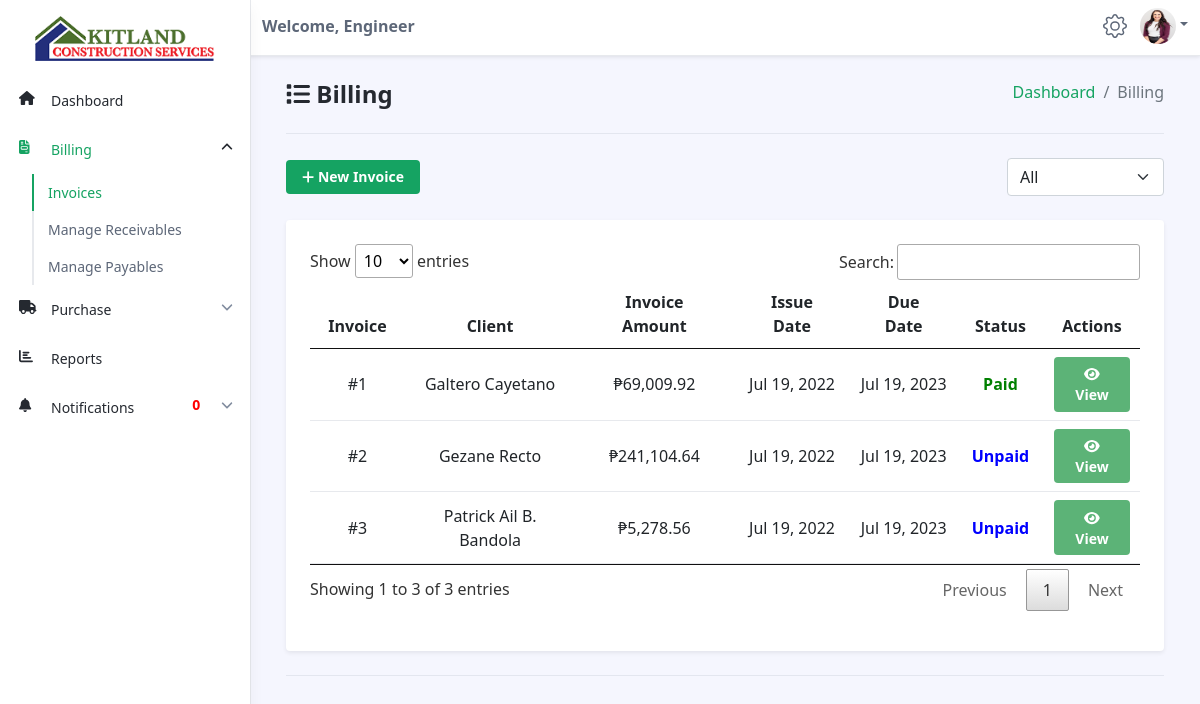
The page /accountant/invoice.php (signed in) on the database its author committed.
### tables this page shows
CREATE TABLE `staffs` (
  `id` int(11) NOT NULL,
  `staff_id` varchar(255) NOT NULL,
  `full_name` varchar(255) NOT NULL,
  `birthday` date NOT NULL,
  `age` varchar(255) NOT NULL,
  `gender` varchar(255) NOT NULL,
  `address` varchar(255) NOT NULL,
  `contact` varchar(255) NOT NULL,
  `civil_status` varchar(255) NOT NULL,
  `profile` varchar(255) NOT NULL,
  `status` varchar(255) NOT NULL,
  `email` varchar(255) NOT NULL,
  `username` varchar(255) NOT NULL,
  `password` varchar(255) NOT NULL,
  `access` varchar(255) NOT NULL,
  `otp` varchar(255) NOT NULL,
  `date_added` date NOT NULL,
  `last_login` datetime NOT NULL,
  `last_activity` datetime NOT NULL,
  `last_logout` datetime NOT NULL
);

CREATE TABLE `invoices` (
  `invoice_id` int(11) NOT NULL,
  `project_id` varchar(255) NOT NULL,
  `client` varchar(255) NOT NULL,
  `transportation` decimal(13,2) NOT NULL,
  `consultation_fee` decimal(13,2) NOT NULL,
  `total_miscellaneous` decimal(13,2) NOT NULL,
  `total_materials` decimal(13,2) NOT NULL,
  `total_labor` decimal(13,2) NOT NULL,
  `subtotal` decimal(13,2) NOT NULL,
  `total_tax` decimal(13,2) NOT NULL,
  `total_invoice` decimal(13,2) NOT NULL,
  `status` varchar(255) NOT NULL,
  `date_created` date NOT NULL,
  `due_date` date NOT NULL,
  `date_added` datetime NOT NULL
);

CREATE TABLE `projects` (
  `id` int(11) NOT NULL,
  `type` varchar(50) NOT NULL,
  `name` varchar(255) NOT NULL,
  `project_description` varchar(255) NOT NULL,
  `engineer_id` varchar(255) NOT NULL,
  `location` varchar(255) NOT NULL,
  `client_name` varchar(50) NOT NULL,
  `start_date` date NOT NULL,
  `end_date` date NOT NULL,
  `status` varchar(50) NOT NULL,
  `receivable_status` varchar(50) NOT NULL,
  `date_received` datetime NOT NULL DEFAULT current_timestamp(),
  `date_added` date NOT NULL DEFAULT current_timestamp()
);

### accountant/invoice.php (the view, shortened to what this page needs)
<?php
include('../connections/config.php');
?>
<!DOCTYPE html>
<!DOCTYPE html>
<html lang="en">
<head>
    <link id="theme-style" rel="stylesheet" href="dataTables/jquery.dataTables.min.css">
    <link id="theme-style" rel="stylesheet" href="../assets/css/portal.css">
    <link rel="stylesheet" href="../assets/css/style.css" />
</head>
<body class="app">
    <?php $page = 'invoice';
    include('accountant-navbar.php'); ?>
    <div class="app-wrapper">
        <div class="app-content pt-3 p-md-3 p-lg-4">
            <div class="container-xl">
                <ol class="breadcrumb mb-4" style="float:right">
                    <li class="breadcrumb-item"><a href="dashboard.php">Dashboard</a></li>
                    <li class="breadcrumb-item active">Billing</li>
                </ol>
                <h1 class="app-page-title"><span class="nav-icon"><i class="fa fa-list"></i></span> Billing</h1>
                <hr class="mb-4">
                <div class="row g-3 mb-4 align-items-center justify-content-between">
                    <div class="col-auto">
                        <a href="add-invoice.php" class="btn app-btn-primary"><i class=" fa fa-plus"></i> New Invoice</a>
                    </div>
                    <div class="col-auto">
                        <div class="page-utilities">
                            <div class="row g-2 justify-content-start justify-content-md-end align-items-center">
                                <div class="col-auto">
                                    <select class="form-select w-auto">
                                        <option selected value="option-1">All</option>
                                    </select>
                                </div>
                            </div>
                        </div>
                    </div>
                </div>
                <div class="row g-4 settings-section">
                    <div class="col-12 col-md-12">
                        <div class="app-card app-card-settings shadow-sm p-4">
                            <div class="app-card-body">
                                <form class="settings-form">
                                    <div class="mb-3">
                                        <table id="myTable" class="table app-table-hover mb-0 text-center">
                                            <thead>
                                                <tr>
                                                    <th class="cell">Invoice</th>
                                                    <th class="cell">Client</th>
                                                    <th class="cell">Invoice Amount</th>
                                                    <th class="cell">Issue Date</th>
                                                    <th class="cell">Due Date</th>
                                                    <th class="cell">Status</th>
                                                    <th class="cell">Actions</th>
                                                </tr>
                                            </thead>
                                            <tbody>
                                                <?php
                                                $sql = "SELECT * FROM staffs, clients, projects, invoices WHERE staffs.id = projects.engineer_id AND clients.name = projects.client_name AND invoices.project_id = projects.id AND invoices.total_invoice != '' ORDER by invoice_id";
                                                $result = mysqli_query($conn, $sql);
                                                $count = mysqli_num_rows($result);
                                                if ($count > 0) {
                                                    while ($row = mysqli_fetch_assoc($result)) {
                                                        $invoice_id = $row['invoice_id'];
                                                        $client_name = $row['client_name'];
                                                        $date_created = $row['date_created'];
                                                        $due_date = $row['due_date'];
                                                        $total_invoice = $row['total_invoice'];
                                                        $status = $row['status'];
                                                ?>
                                                        <tr>
                                                            <td class="cell" style="padding-top:0.5em">#<?php echo $invoice_id; ?></td>
                                                            <td class="cell" style="padding-top:0.5em"><?php echo $client_name; ?></td>
                                                            <td class="cell" style="padding-top:0.5em">₱<?php echo number_format($total_invoice, 2, '.', ','); ?></td>
                                                            <td class="cell" style="padding-top:0.5em"><?php echo date("M d, Y", strtotime($date_created)); ?></td>
                                                            <td class="cell" style="padding-top:0.5em"><?php echo date("M d, Y", strtotime($due_date)); ?></td>
                                                            <?php
                                                            if ($status == "Unpaid") {
                                                            ?>
                                                                <td class="cell" style="padding-top:0.5em; font-weight:bold; color:blue">Unpaid</td>
                                                            <?php } else if ($status == "Paid") {
                                                            ?>
                                                                <td class="cell" style="padding-top:0.5em; font-weight:bold; color:green">Paid</td>
                                                            <?php
                                                            }
                                                            ?>
                                                            <td class="cell" style="padding-top:0.5em"><a href="invoice-details.php?ID=<?php echo $invoice_id; ?>" class="btn app-btn btn-success" style="color:white"><i class="fa fa-eye"></i> View</a></td>
                                                        </tr>
                                                <?php
                                                    }
                                                } else {
                                                    echo "<script>alert('No Invoices Found!')</script>";
                                                }
                                                ?>
                                            </tbody>
                                        </table>
                                    </div>
                                </form>
                            </div>
                        </div>
                    </div>
                </div>
                <hr class="my-4">
            </div>
        </div>
    </div>
</body>
</html>

### assets/css/style.css (style rules this page uses)
* { -webkit-user-select: none; -moz-user-select: none; -ms-user-select: none; user-select: none; }

### rows shown on the page
staffs: invoices.invoice_id "1", projects.client_name "Galtero Cayetano", invoices.total_invoice "69,009.92", invoices.date_created "Jul 19, 2022", invoices.due_date "Jul 19, 2023", shows "Paid", invoices.invoice_id "2", projects.client_name "Gezane Recto", invoices.total_invoice "241,104.64", shows "Unpaid", invoices.invoice_id "3", projects.client_name "Patrick Ail B. Bandola", invoices.total_invoice "5,278.56"

### other values the page prints
$_SESSION['access'] "Engineer"
$total "0"
